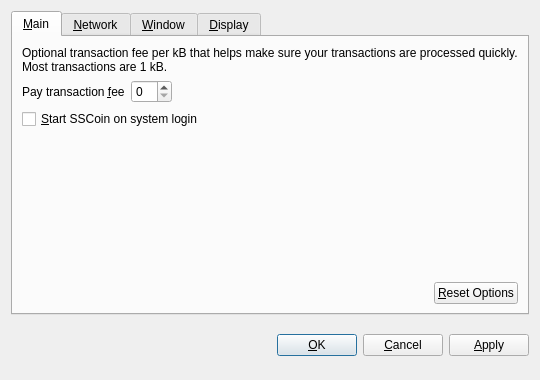
<?xml version="1.0" encoding="UTF-8"?>
<ui version="4.0">
 <class>OptionsDialog</class>
 <widget class="QDialog" name="OptionsDialog">
  <property name="geometry">
   <rect>
    <x>0</x>
    <y>0</y>
    <width>540</width>
    <height>380</height>
   </rect>
  </property>
  <property name="windowTitle">
   <string>Options</string>
  </property>
  <property name="modal">
   <bool>true</bool>
  </property>
  <layout class="QVBoxLayout" name="verticalLayout">
   <item>
    <widget class="QTabWidget" name="tabWidget">
     <property name="tabPosition">
      <enum>QTabWidget::North</enum>
     </property>
     <property name="currentIndex">
      <number>0</number>
     </property>
     <widget class="QWidget" name="tabMain">
      <attribute name="title">
       <string>&amp;Main</string>
      </attribute>
      <layout class="QVBoxLayout" name="verticalLayout_Main">
       <item>
        <widget class="QLabel" name="transactionFeeInfoLabel">
         <property name="text">
          <string>Optional transaction fee per kB that helps make sure your transactions are processed quickly. Most transactions are 1 kB.</string>
         </property>
         <property name="textFormat">
          <enum>Qt::PlainText</enum>
         </property>
         <property name="wordWrap">
          <bool>true</bool>
         </property>
        </widget>
       </item>
       <item>
        <layout class="QHBoxLayout" name="horizontalLayout_1_Main">
         <item>
          <widget class="QLabel" name="transactionFeeLabel">
           <property name="text">
            <string>Pay transaction &amp;fee</string>
           </property>
           <property name="textFormat">
            <enum>Qt::PlainText</enum>
           </property>
           <property name="buddy">
            <cstring>transactionFee</cstring>
           </property>
          </widget>
         </item>
         <item>
          <widget class="BitcoinAmountField" name="transactionFee"/>
         </item>
         <item>
          <spacer name="horizontalSpacer_1_Main">
           <property name="orientation">
            <enum>Qt::Horizontal</enum>
           </property>
           <property name="sizeHint" stdset="0">
            <size>
             <width>40</width>
             <height>20</height>
            </size>
           </property>
          </spacer>
         </item>
        </layout>
       </item>
       <item>
        <widget class="QCheckBox" name="bitcoinAtStartup">
         <property name="toolTip">
          <string>Automatically start SSCoin after logging in to the system.</string>
         </property>
         <property name="text">
          <string>&amp;Start SSCoin on system login</string>
         </property>
        </widget>
       </item>
       <item>
        <spacer name="verticalSpacer_Main">
         <property name="orientation">
          <enum>Qt::Vertical</enum>
         </property>
         <property name="sizeHint" stdset="0">
          <size>
           <width>20</width>
           <height>40</height>
          </size>
         </property>
        </spacer>
       </item>
       <item>
        <layout class="QHBoxLayout" name="horizontalLayout_2_Main">
         <item>
          <spacer name="horizontalSpacer_2_Main">
           <property name="orientation">
            <enum>Qt::Horizontal</enum>
           </property>
           <property name="sizeHint" stdset="0">
            <size>
             <width>40</width>
             <height>20</height>
            </size>
           </property>
          </spacer>
         </item>
         <item>
          <widget class="QPushButton" name="resetButton">
           <property name="toolTip">
            <string>Reset all client options to default.</string>
           </property>
           <property name="text">
            <string>&amp;Reset Options</string>
           </property>
           <property name="autoDefault">
            <bool>false</bool>
           </property>
          </widget>
         </item>
        </layout>
       </item>
      </layout>
     </widget>
     <widget class="QWidget" name="tabNetwork">
      <attribute name="title">
       <string>&amp;Network</string>
      </attribute>
      <layout class="QVBoxLayout" name="verticalLayout_Network">
       <item>
        <widget class="QCheckBox" name="mapPortUpnp">
         <property name="toolTip">
          <string>Automatically open the SSCoin client port on the router. This only works when your router supports UPnP and it is enabled.</string>
         </property>
         <property name="text">
          <string>Map port using &amp;UPnP</string>
         </property>
        </widget>
       </item>
       <item>
        <widget class="QCheckBox" name="connectSocks">
         <property name="toolTip">
          <string>Connect to the SSCoin network through a SOCKS proxy (e.g. when connecting through Tor).</string>
         </property>
         <property name="text">
          <string>&amp;Connect through SOCKS proxy:</string>
         </property>
        </widget>
       </item>
       <item>
        <layout class="QHBoxLayout" name="horizontalLayout_Network">
         <item>
          <widget class="QLabel" name="proxyIpLabel">
           <property name="text">
            <string>Proxy &amp;IP:</string>
           </property>
           <property name="textFormat">
            <enum>Qt::PlainText</enum>
           </property>
           <property name="buddy">
            <cstring>proxyIp</cstring>
           </property>
          </widget>
         </item>
         <item>
          <widget class="QValidatedLineEdit" name="proxyIp">
           <property name="maximumSize">
            <size>
             <width>140</width>
             <height>16777215</height>
            </size>
           </property>
           <property name="toolTip">
            <string>IP address of the proxy (e.g. 127.0.0.1)</string>
           </property>
          </widget>
         </item>
         <item>
          <widget class="QLabel" name="proxyPortLabel">
           <property name="text">
            <string>&amp;Port:</string>
           </property>
           <property name="textFormat">
            <enum>Qt::PlainText</enum>
           </property>
           <property name="buddy">
            <cstring>proxyPort</cstring>
           </property>
          </widget>
         </item>
         <item>
          <widget class="QLineEdit" name="proxyPort">
           <property name="maximumSize">
            <size>
             <width>55</width>
             <height>16777215</height>
            </size>
           </property>
           <property name="toolTip">
            <string>Port of the proxy (e.g. 9050)</string>
           </property>
          </widget>
         </item>
         <item>
          <widget class="QLabel" name="socksVersionLabel">
           <property name="text">
            <string>SOCKS &amp;Version:</string>
           </property>
           <property name="textFormat">
            <enum>Qt::PlainText</enum>
           </property>
           <property name="buddy">
            <cstring>socksVersion</cstring>
           </property>
          </widget>
         </item>
         <item>
          <widget class="QValueComboBox" name="socksVersion">
           <property name="toolTip">
            <string>SOCKS version of the proxy (e.g. 5)</string>
           </property>
          </widget>
         </item>
         <item>
          <spacer name="horizontalSpacer_Network">
           <property name="orientation">
            <enum>Qt::Horizontal</enum>
           </property>
           <property name="sizeHint" stdset="0">
            <size>
             <width>40</width>
             <height>20</height>
            </size>
           </property>
          </spacer>
         </item>
        </layout>
       </item>
       <item>
        <spacer name="verticalSpacer_Network">
         <property name="orientation">
          <enum>Qt::Vertical</enum>
         </property>
         <property name="sizeHint" stdset="0">
          <size>
           <width>20</width>
           <height>40</height>
          </size>
         </property>
        </spacer>
       </item>
      </layout>
     </widget>
     <widget class="QWidget" name="tabWindow">
      <attribute name="title">
       <string>&amp;Window</string>
      </attribute>
      <layout class="QVBoxLayout" name="verticalLayout_Window">
       <item>
        <widget class="QCheckBox" name="minimizeToTray">
         <property name="toolTip">
          <string>Show only a tray icon after minimizing the window.</string>
         </property>
         <property name="text">
          <string>&amp;Minimize to the tray instead of the taskbar</string>
         </property>
        </widget>
       </item>
       <item>
        <widget class="QCheckBox" name="minimizeOnClose">
         <property name="toolTip">
          <string>Minimize instead of exit the application when the window is closed. When this option is enabled, the application will be closed only after selecting Quit in the menu.</string>
         </property>
         <property name="text">
          <string>M&amp;inimize on close</string>
         </property>
        </widget>
       </item>
       <item>
        <spacer name="verticalSpacer_Window">
         <property name="orientation">
          <enum>Qt::Vertical</enum>
         </property>
         <property name="sizeHint" stdset="0">
          <size>
           <width>20</width>
           <height>40</height>
          </size>
         </property>
        </spacer>
       </item>
      </layout>
     </widget>
     <widget class="QWidget" name="tabDisplay">
      <attribute name="title">
       <string>&amp;Display</string>
      </attribute>
      <layout class="QVBoxLayout" name="verticalLayout_Display">
       <item>
        <layout class="QHBoxLayout" name="horizontalLayout_1_Display">
         <item>
          <widget class="QLabel" name="langLabel">
           <property name="text">
            <string>User Interface &amp;language:</string>
           </property>
           <property name="textFormat">
            <enum>Qt::PlainText</enum>
           </property>
           <property name="buddy">
            <cstring>lang</cstring>
           </property>
          </widget>
         </item>
         <item>
          <widget class="QValueComboBox" name="lang">
           <property name="toolTip">
            <string>The user interface language can be set here. This setting will take effect after restarting SSCoin.</string>
           </property>
          </widget>
         </item>
        </layout>
       </item>
       <item>
        <layout class="QHBoxLayout" name="horizontalLayout_2_Display">
         <item>
          <widget class="QLabel" name="unitLabel">
           <property name="text">
            <string>&amp;Unit to show amounts in:</string>
           </property>
           <property name="textFormat">
            <enum>Qt::PlainText</enum>
           </property>
           <property name="buddy">
            <cstring>unit</cstring>
           </property>
          </widget>
         </item>
         <item>
          <widget class="QValueComboBox" name="unit">
           <property name="toolTip">
            <string>Choose the default subdivision unit to show in the interface and when sending coins.</string>
           </property>
          </widget>
         </item>
        </layout>
       </item>
       <item>
        <widget class="QCheckBox" name="displayAddresses">
         <property name="toolTip">
          <string>Whether to show SSCoin addresses in the transaction list or not.</string>
         </property>
         <property name="text">
          <string>&amp;Display addresses in transaction list</string>
         </property>
        </widget>
       </item>
       <item>
        <widget class="QCheckBox" name="coinControlFeatures">
         <property name="toolTip">
          <string>Whether to show coin control features or not.</string>
         </property>
         <property name="text">
          <string>Display coin &amp;control features (experts only!)</string>
         </property>
        </widget>
       </item>
       <item>
        <spacer name="verticalSpacer_Display">
         <property name="orientation">
          <enum>Qt::Vertical</enum>
         </property>
         <property name="sizeHint" stdset="0">
          <size>
           <width>20</width>
           <height>40</height>
          </size>
         </property>
        </spacer>
       </item>
      </layout>
     </widget>
    </widget>
   </item>
   <item>
    <layout class="QHBoxLayout" name="horizontalLayout_Buttons">
     <item>
      <spacer name="horizontalSpacer_1">
       <property name="orientation">
        <enum>Qt::Horizontal</enum>
       </property>
       <property name="sizeHint" stdset="0">
        <size>
         <width>40</width>
         <height>48</height>
        </size>
       </property>
      </spacer>
     </item>
     <item>
      <widget class="QLabel" name="statusLabel">
       <property name="font">
        <font>
         <weight>75</weight>
         <bold>true</bold>
        </font>
       </property>
       <property name="text">
        <string/>
       </property>
       <property name="textFormat">
        <enum>Qt::PlainText</enum>
       </property>
       <property name="wordWrap">
        <bool>true</bool>
       </property>
      </widget>
     </item>
     <item>
      <spacer name="horizontalSpacer_2">
       <property name="orientation">
        <enum>Qt::Horizontal</enum>
       </property>
       <property name="sizeHint" stdset="0">
        <size>
         <width>40</width>
         <height>48</height>
        </size>
       </property>
      </spacer>
     </item>
     <item>
      <widget class="QPushButton" name="okButton">
       <property name="text">
        <string>&amp;OK</string>
       </property>
      </widget>
     </item>
     <item>
      <widget class="QPushButton" name="cancelButton">
       <property name="text">
        <string>&amp;Cancel</string>
       </property>
       <property name="autoDefault">
        <bool>false</bool>
       </property>
      </widget>
     </item>
     <item>
      <widget class="QPushButton" name="applyButton">
       <property name="text">
        <string>&amp;Apply</string>
       </property>
       <property name="autoDefault">
        <bool>false</bool>
       </property>
      </widget>
     </item>
    </layout>
   </item>
  </layout>
 </widget>
 <customwidgets>
  <customwidget>
   <class>BitcoinAmountField</class>
   <extends>QSpinBox</extends>
   <header>bitcoinamountfield.h</header>
  </customwidget>
  <customwidget>
   <class>QValueComboBox</class>
   <extends>QComboBox</extends>
   <header>qvaluecombobox.h</header>
  </customwidget>
  <customwidget>
   <class>QValidatedLineEdit</class>
   <extends>QLineEdit</extends>
   <header>qvalidatedlineedit.h</header>
  </customwidget>
 </customwidgets>
 <resources/>
 <connections/>
</ui>
